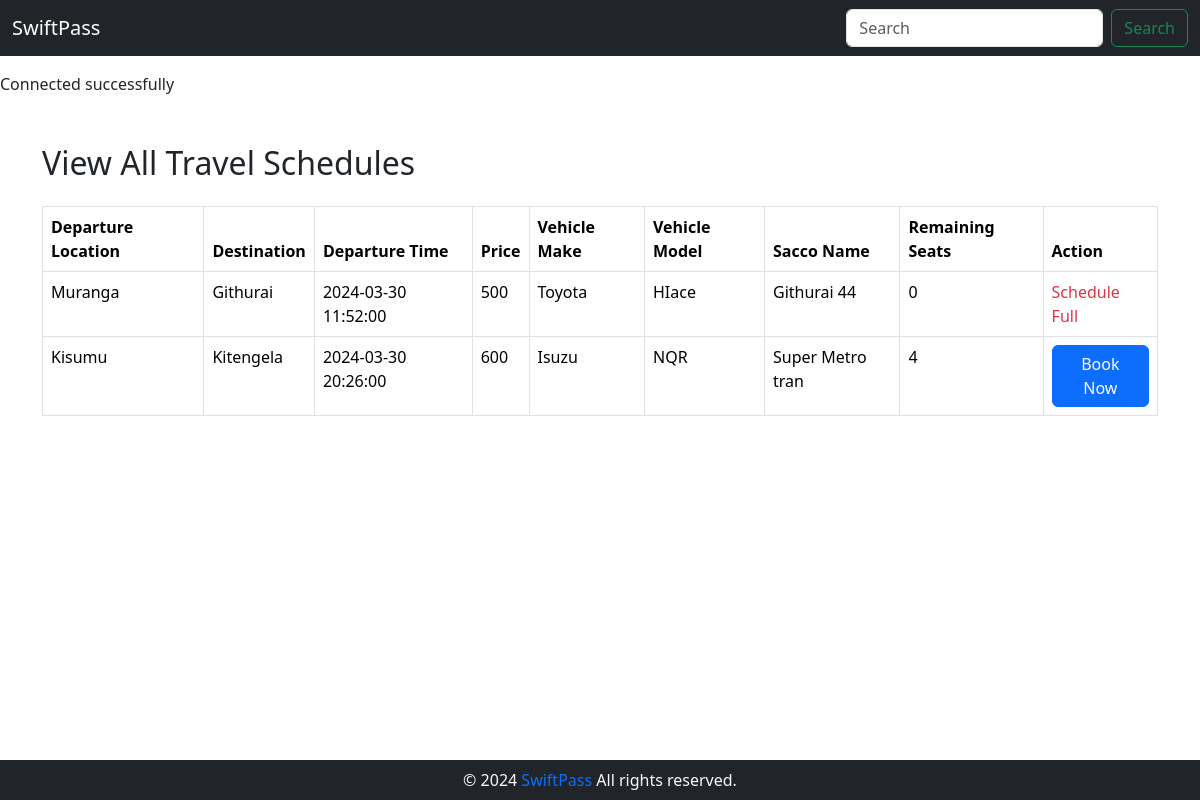
The page /user/schedules.php on the database its author committed.
### tables this page shows
CREATE TABLE `travelschedule` (
                                  `id` int(11) NOT NULL,
                                  `departure_location` varchar(255) NOT NULL,
                                  `destination` varchar(255) NOT NULL,
                                  `departure_time` datetime NOT NULL DEFAULT current_timestamp(),
                                  `price` float NOT NULL,
                                  `vehicle_id` int(11) NOT NULL,
                                  `is_done` tinyint(1) NOT NULL DEFAULT 0
);

CREATE TABLE `vehicle` (
                           `id` int(11) NOT NULL,
                           `make` varchar(50) NOT NULL,
                           `model` varchar(50) NOT NULL,
                           `registration_plate` varchar(20) NOT NULL,
                           `capacity` int(11) NOT NULL,
                           `sacco_id` int(11) NOT NULL,
                           `driver_id` int(11) DEFAULT NULL
);

CREATE TABLE `sacco` (
                         `id` int(11) NOT NULL,
                         `name` varchar(255) NOT NULL
);

### user/schedules.php (the view, shortened to what this page needs)
<?php
include '../auth/database.php';
$schedulesQuery = "SELECT ts.*, v.make, v.model, s.name AS sacco_name,
                        v.capacity - COUNT(t.seat_number) AS remaining_seats
                  FROM TravelSchedule ts
                  INNER JOIN Vehicle v ON ts.vehicle_id = v.id
                  INNER JOIN Sacco s ON v.sacco_id = s.id
                  LEFT JOIN Ticket t ON ts.id = t.travel_schedule_id
                  WHERE ts.is_done = 0
                  GROUP BY ts.id";
$schedulesResult = mysqli_query($conn, $schedulesQuery);
?>
<div class="container mt-5">
    <h2 class="mb-4">View All Travel Schedules</h2>
    <?php if (mysqli_num_rows($schedulesResult) > 0) : ?>
        <table class="table table-bordered">
            <thead>
            <tr>
                <th>Departure Location</th>
                <th>Destination</th>
                <th>Departure Time</th>
                <th>Price</th>
                <th>Vehicle Make</th>
                <th>Vehicle Model</th>
                <th>Sacco Name</th>
                <th>Remaining Seats</th>
                <th>Action</th>
            </tr>
            </thead>
            <tbody>
            <?php while ($schedule = mysqli_fetch_assoc($schedulesResult)) : ?>
                <tr>
                    <td><?php echo $schedule['departure_location']; ?></td>
                    <td><?php echo $schedule['destination']; ?></td>
                    <td><?php echo $schedule['departure_time']; ?></td>
                    <td><?php echo $schedule['price']; ?></td>
                    <td><?php echo $schedule['make']; ?></td>
                    <td><?php echo $schedule['model']; ?></td>
                    <td><?php echo $schedule['sacco_name']; ?></td>
                    <td><?php echo $schedule['remaining_seats']; ?></td>
                    <td>
                        <?php if ($schedule['remaining_seats'] > 0) : ?>
                            <a class="btn btn-primary" href="booking_details.php?schedule_id=<?php echo $schedule['id']; ?>">Book Now</a>
                        <?php else : ?>
                            <span class="text-danger">Schedule Full</span>
                        <?php endif; ?>
                    </td>
                </tr>
            <?php endwhile; ?>
            </tbody>
        </table>
    <?php else : ?>
        <p>No active travel schedules found.</p>
    <?php endif; ?>
</div>
<?php
include('../layout.php');
?>

### rows shown on the page
travelschedule: departure_location "Muranga", destination "Githurai", departure_time "2024-03-30 11:52:00", price "500", vehicle.make "Toyota", vehicle.model "HIace", sacco.name "Githurai 44", remaining_seats "0", shows "Schedule Full"
travelschedule: departure_location "Kisumu", destination "Kitengela", departure_time "2024-03-30 20:26:00", price "600", vehicle.make "Isuzu", vehicle.model "NQR", sacco.name "Super Metro tran", remaining_seats "4"
